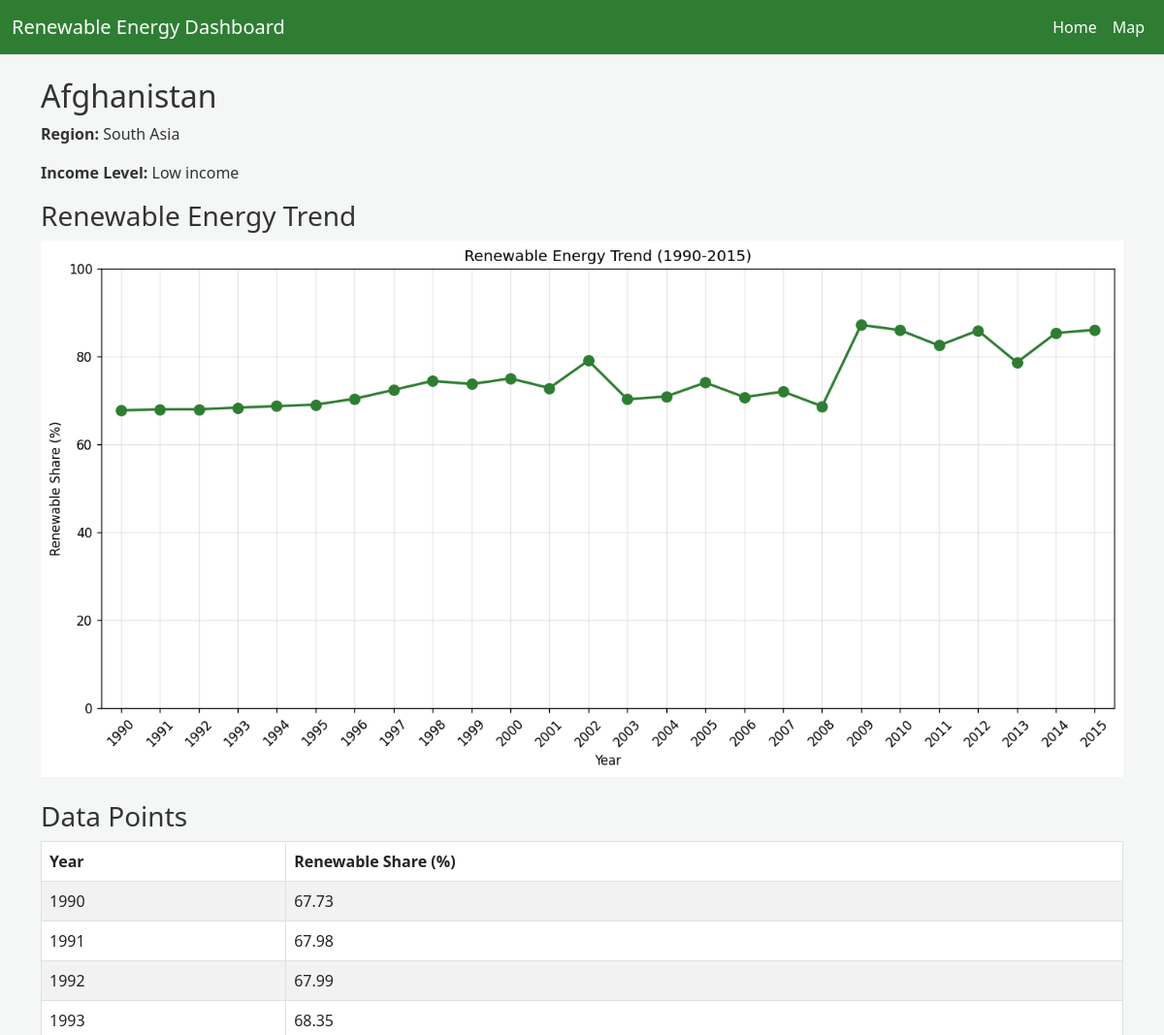
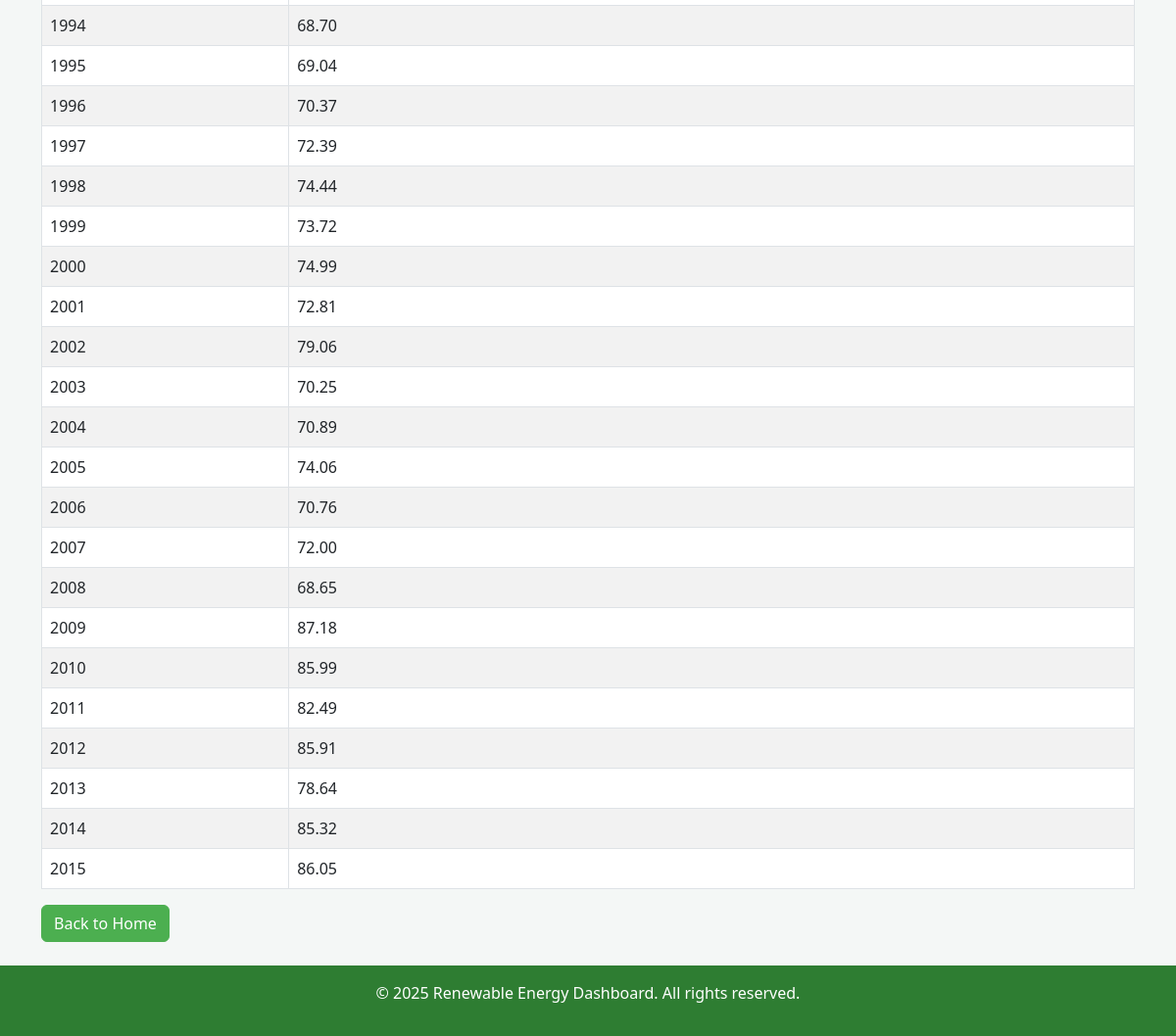
The app's page /country/442/ with its own data (2 pictures, top to bottom).
### energy/models.py (models this page shows, shortened)
class Country(models.Model):
    name = models.CharField(max_length=100, unique=True)
    code = models.CharField(max_length=4, unique=True, null=True, blank=True)
    type = models.CharField(max_length=10, default='Unknown')
    region = models.CharField(max_length=50, default='Unknown')
    INCOME_GROUP_CHOICES = [
        ('High income', 'High income'),
        ('Low income', 'Low income'),
        ('Lower middle', 'Lower middle income'),
        ('Upper middle', 'Upper middle income'),
    ]
    income_group = models.CharField(
        max_length=20, choices=INCOME_GROUP_CHOICES, blank=True, null=True
    )
    renewable_share = models.FloatField(
        help_text="Renewable energy share in 2015 (%)",
        default=0.0,
        null=True,
        blank=True
    )
    class Meta:
        ordering = ['name']

class EnergyData(models.Model):
    country = models.ForeignKey(Country, on_delete=models.CASCADE)
    year = models.IntegerField()
    renewable_share = models.FloatField()
    class Meta:
        unique_together = ('country', 'year')
        ordering = ['year']

### energy/views.py (the view)
# urls.py: path('country/<int:pk>/', views.country_detail, name='country_detail'),
def country_detail(request, pk):
    country = get_object_or_404(
        Country.objects.prefetch_related(
            Prefetch(
                'energydata_set',
                queryset=EnergyData.objects.filter(year__range=(1990, 2015)).order_by('year'),
                to_attr='filtered_energy'
            )
        ),
        pk=pk
    )
    full_energy_data = [
        {
            'year': year,
            'renewable_share': next(
                (ed.renewable_share for ed in country.filtered_energy if ed.year == year),
                None
            ),
        }
        for year in range(1990, 2016)
    ]
    chart_url = generate_country_chart(full_energy_data)
    context = {
        'country': country,
        'energy_data': full_energy_data,
        'chart_url': chart_url,
    }
    return render(request, 'energy/country_detail.html', context)

### templates/energy/country_detail.html (shortened to what this page needs)
{% extends 'energy/base.html' %}
{% block content %}
    {% if error %}
        <div class="alert alert-danger">{{ error }}</div>
    {% else %}
        <h2>{{ country.name }}</h2>
        <p><strong>Region:</strong> {{ country.region }}</p>
        <p><strong>Income Level:</strong> {{ country.income_group }}</p>
        {% if chart_url %}
            <div class="mb-4">
                <h3>Renewable Energy Trend</h3>
                <img alt="{{ country.name }} Chart" class="img-fluid" style="max-width: 100%;">
            </div>
        {% else %}
            <div class="alert alert-warning">No chart available.</div>
        {% endif %}
        <h3>Data Points</h3>
        {% if country.energydata_set.all %}
            <div class="table-responsive">
                <table class="table table-striped table-bordered">
                    <thead>
                        <tr>
                            <th>Year</th>
                            <th>Renewable Share (%)</th>
                        </tr>
                    </thead>
                    <tbody>
                        {% for dp in country.energydata_set.all %}
                            <tr>
                                <td>{{ dp.year }}</td>
                                <td>{{ dp.renewable_share|floatformat:2 }}</td>
                            </tr>
                        {% endfor %}
                    </tbody>
                </table>
            </div>
        {% else %}
            <p>No data points available.</p>
        {% endif %}
        <p><a href="{% url 'energy:index' %}" class="btn btn-primary">Back to Home</a></p>
    {% endif %}
{% endblock %}

### templates/energy/base.html (style rules this page uses)
body { background-color: #f4f7f6; color: #333; }
.table thead { background-color: #4caf50; color: white; }
.btn-primary { background-color: #4caf50; border-color: #4caf50; }

### records on screen
Country: name "Afghanistan", region "South Asia", income_group "Low income"
EnergyData: year "1990", renewable_share "67.73"
EnergyData: year "1991", renewable_share "67.98"
EnergyData: year "1992", renewable_share "67.99"
EnergyData: year "1993", renewable_share "68.35"
EnergyData: year "1994", renewable_share "68.70"
EnergyData: year "1995", renewable_share "69.04"
EnergyData: year "1996", renewable_share "70.37"
EnergyData: year "1997", renewable_share "72.39"
EnergyData: year "1998", renewable_share "74.44"
EnergyData: year "1999", renewable_share "73.72"
EnergyData: year "2000", renewable_share "74.99"
EnergyData: year "2001", renewable_share "72.81"
EnergyData: year "2002", renewable_share "79.06"
EnergyData: year "2003", renewable_share "70.25"
EnergyData: year "2004", renewable_share "70.89"
EnergyData: year "2005", renewable_share "74.06"
EnergyData: year "2006", renewable_share "70.76"
EnergyData: year "2007", renewable_share "72.00"
EnergyData: year "2008", renewable_share "68.65"
EnergyData: year "2009", renewable_share "87.18"
EnergyData: year "2010", renewable_share "85.99"
EnergyData: year "2011", renewable_share "82.49"
EnergyData: year "2012", renewable_share "85.91"
EnergyData: year "2013", renewable_share "78.64"
EnergyData: year "2014", renewable_share "85.32"
EnergyData: year "2015", renewable_share "86.05"
